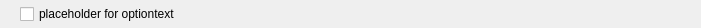
<?xml version="1.0" encoding="UTF-8"?>
<ui version="4.0">
 <class>scanoption</class>
 <widget class="QWidget" name="scanoption">
  <property name="geometry">
   <rect>
    <x>0</x>
    <y>0</y>
    <width>701</width>
    <height>28</height>
   </rect>
  </property>
  <property name="sizePolicy">
   <sizepolicy hsizetype="Expanding" vsizetype="Minimum">
    <horstretch>0</horstretch>
    <verstretch>0</verstretch>
   </sizepolicy>
  </property>
  <property name="windowTitle">
   <string>Form</string>
  </property>
  <property name="autoFillBackground">
   <bool>false</bool>
  </property>
  <property name="styleSheet">
   <string notr="true"/>
  </property>
  <layout class="QVBoxLayout" name="verticalLayout">
   <property name="spacing">
    <number>0</number>
   </property>
   <property name="topMargin">
    <number>1</number>
   </property>
   <property name="bottomMargin">
    <number>1</number>
   </property>
   <item>
    <widget class="QFrame" name="frame">
     <property name="frameShape">
      <enum>QFrame::NoFrame</enum>
     </property>
     <property name="frameShadow">
      <enum>QFrame::Raised</enum>
     </property>
     <layout class="QHBoxLayout" name="horizontalLayout">
      <property name="spacing">
       <number>0</number>
      </property>
      <property name="leftMargin">
       <number>9</number>
      </property>
      <property name="topMargin">
       <number>0</number>
      </property>
      <property name="bottomMargin">
       <number>0</number>
      </property>
      <item>
       <widget class="QCheckBox" name="checkBox">
        <property name="sizePolicy">
         <sizepolicy hsizetype="Minimum" vsizetype="Minimum">
          <horstretch>0</horstretch>
          <verstretch>0</verstretch>
         </sizepolicy>
        </property>
        <property name="text">
         <string>placeholder for optiontext</string>
        </property>
       </widget>
      </item>
      <item>
       <spacer name="horizontalSpacer">
        <property name="orientation">
         <enum>Qt::Horizontal</enum>
        </property>
        <property name="sizeHint" stdset="0">
         <size>
          <width>469</width>
          <height>17</height>
         </size>
        </property>
       </spacer>
      </item>
     </layout>
    </widget>
   </item>
  </layout>
 </widget>
 <resources/>
 <connections>
  <connection>
   <sender>checkBox</sender>
   <signal>clicked()</signal>
   <receiver>scanoption</receiver>
   <slot>slot_checkboxClicked()</slot>
   <hints>
    <hint type="sourcelabel">
     <x>45</x>
     <y>37</y>
    </hint>
    <hint type="destinationlabel">
     <x>49</x>
     <y>58</y>
    </hint>
   </hints>
  </connection>
 </connections>
 <slots>
  <slot>slot_checkboxClicked()</slot>
 </slots>
</ui>
